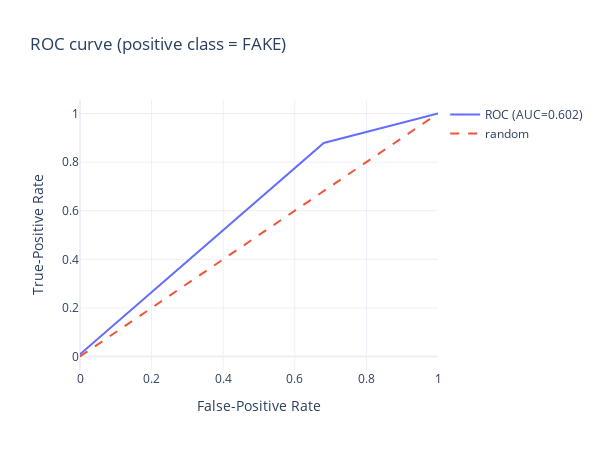
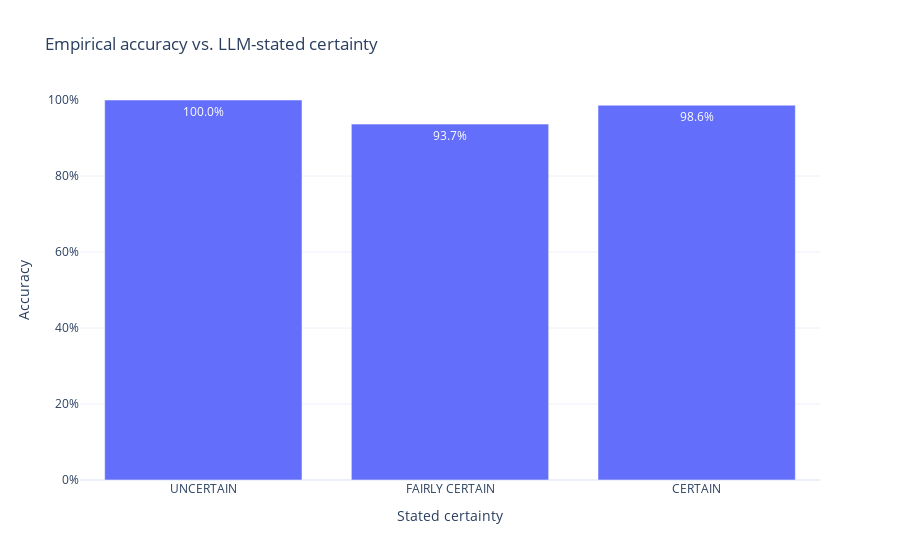

Source (notebook cell) for these figures, in order:
### Code cell
CONF_MAP = {
    "UNCERTAIN":      0.33,
    "FAIRLY CERTAIN": 0.66,
    "CERTAIN":        1.00,
}


def p_hat(row, positive_label="FAKE"):
    c = CONF_MAP[row["confidence"]]
    return c if row["prediction"] == positive_label else 1-c
       
df["p_fake"] = df.apply(p_hat, axis=1)


y_true  = (df["actual"] == 0).astype(int) 
y_score = df["p_fake"]

roc = roc_auc_score(y_true, y_score)
pr = average_precision_score(y_true, y_score)
fpr, tpr, _ = roc_curve(y_true, y_score)
print(f"ROC-AUC: {roc:.3f}   PR-AUC: {pr:.3f}")

roc_fig = go.Figure(
    data=[
        go.Scatter(x=fpr, y=tpr, mode="lines", name=f"ROC (AUC={roc:.3f})"),
        go.Scatter(x=[0,1], y=[0,1], mode="lines", name="random", line=dict(dash="dash"))
    ],
    layout=go.Layout(
        title="ROC curve (positive class = FAKE)",
        xaxis_title="False-Positive Rate",
        yaxis_title="True-Positive Rate",
        template="plotly_white",
        width=600, height=450
    )
)
roc_fig.show()

def ece(y_true, p_hat, bins=10):
    """Expected-Calibration-Error with equal-width probability bins."""
    edges  = np.linspace(0, 1, bins + 1)
    bin_id = np.digitize(p_hat, edges[1:-1])  

    e = 0.0
    for b in range(bins):
        mask = bin_id == b
        if mask.sum() == 0:                 # skip empty bin
            continue
        acc  = y_true[mask].mean()          # empirical precision
        conf = p_hat[mask].mean()           # average stated prob
        e   += mask.mean() * abs(acc - conf)
    return e

ece10 = ece(y_true.values,y_score.values, bins=10)
print(f"ECE (10 bins) = {ece10:.3f}")     

# ------------------------------------------------------------------
# 3 · Accuracy vs stated certainty  -----------------------------------
bucket_acc = (
    df.groupby("confidence", observed=True)
      .apply(lambda d: (d["prediction"] == d["actual"]).mean())
      .reset_index(name="accuracy")
)
# enforce the logical order UNCERTAIN→CERTAIN
cat_order = pd.CategoricalDtype(CONF_MAP.keys(), ordered=True)
bucket_acc["confidence"] = bucket_acc["confidence"].astype(cat_order)
bucket_acc = bucket_acc.sort_values("confidence")

bar_fig = px.bar(
    bucket_acc, x="confidence", y="accuracy",
    title="Empirical accuracy vs. LLM-stated certainty",
    text=bucket_acc["accuracy"].apply(lambda v: f"{v:.1%}"),
    labels={"confidence":"Stated certainty",
            "accuracy":"Accuracy"},
    template="plotly_white")
bar_fig.update_yaxes(range=[0,1], tickformat=".0%")
bar_fig.show()

### Figure 1 — Plotly figure (JSON) as saved in the notebook; plotly's stock layout.template omitted (floating-point values rounded to 4 significant figures)
{"data": [{"mode": "lines", "name": "ROC (AUC=0.602)", "type": "scatter", "x": [0.0, 0.0, 0.681, 1.0], "y": [0.0, 0.009217, 0.8786, 1.0]}, {"line": {"dash": "dash"}, "mode": "lines", "name": "random", "type": "scatter", "x": [0, 1], "y": [0, 1]}], "layout": {"height": 450, "title": {"text": "ROC curve (positive class = FAKE)"}, "width": 600, "xaxis": {"title": {"text": "False-Positive Rate"}}, "yaxis": {"title": {"text": "True-Positive Rate"}}}}

### Figure 2 — Plotly figure (JSON) as saved in the notebook; plotly's stock layout.template omitted (floating-point values rounded to 4 significant figures)
{"data": [{"hovertemplate": "Stated certainty=%{x}<br>Accuracy=%{y}<br>text=%{text}<extra></extra>", "legendgroup": "", "marker": {"color": "#636efa", "pattern": {"shape": ""}}, "name": "", "orientation": "v", "showlegend": false, "text": ["100.0%", "93.7%", "98.6%"], "textposition": "auto", "type": "bar", "x": ["UNCERTAIN", "FAIRLY CERTAIN", "CERTAIN"], "xaxis": "x", "y": [1.0, 0.9365, 0.9863], "yaxis": "y"}], "layout": {"barmode": "relative", "legend": {"tracegroupgap": 0}, "title": {"text": "Empirical accuracy vs. LLM-stated certainty"}, "xaxis": {"anchor": "y", "domain": [0, 1], "title": {"text": "Stated certainty"}}, "yaxis": {"anchor": "x", "domain": [0, 1], "range": [0, 1], "tickformat": ".0%", "title": {"text": "Accuracy"}}}}
